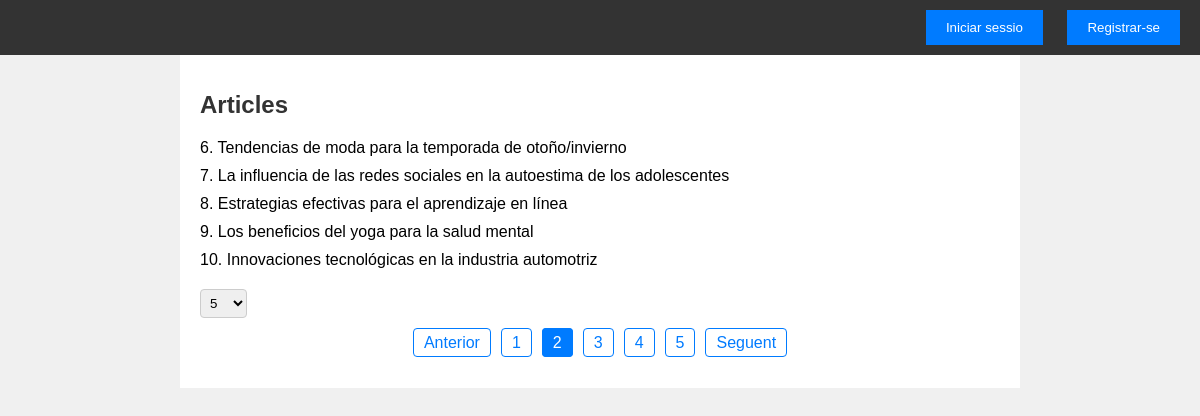
The page /?pagina=2 on the database its author committed.
### tables this page shows
CREATE TABLE IF NOT EXISTS `articles` (
  `article_id` int(11) NOT NULL AUTO_INCREMENT,
  `Titol` text NOT NULL,
  `text_adreca` text NOT NULL,
  `usuari_id` int(11) DEFAULT NULL,
  PRIMARY KEY (`article_id`)
);

### index.php (the view, shortened to what this page needs)
<?php
function conectarDB(){
$dadesConnexio = 'mysql:host=localhost;dbname=pt03_alex_vazquez';
$dbuser = 'root';
try {
    $connexio = new PDO($dadesConnexio, $dbuser,'');
    $connexio->setAttribute(PDO::ATTR_ERRMODE, PDO::ERRMODE_EXCEPTION);
    return $connexio;
} catch (\Throwable $th) {
    $errors[] = "Error al conectar-se a la base de dades";
}finally{
    $connexio = null;
}
}
$connexio = conectarDB();
$pagina = 1;
function opcions(){
    return $_SESSION['fi'];
}
function articles(){
    global $pagina;
    global $connexio;
    $resultat = "";
    if (isset($_GET["pagina"])) {
        $pagina = intval($_GET["pagina"]);
    }
    $fi = opcions();
    $inici = ($pagina - 1) * $fi;
    $sentencia = $connexio->query("SELECT count(*) AS conteo FROM articles");
    $conteo = $sentencia->fetchObject()->conteo;
    $stmt = $connexio->prepare("SELECT * FROM articles LIMIT $inici, $fi");
    $stmt->execute();
if(($stmt->execute())){
    while ($dades = $stmt->fetch(PDO::FETCH_ASSOC)) {
    $resultat .= '<li>' . $dades['article_id']. '. ' . $dades['Titol'] . '</li>';
    }
    return $resultat;
}
}
include_once 'Vista/index_vista.php'
?>

### estils.css (style rules this page uses)
body { font-family: Arial, sans-serif; background-color: #f0f0f0; margin: 0; padding: 0; }
.articles li { margin-bottom: 10px; }

### rows shown on the page
articles: article_id "6", Titol "Tendencias de moda para la temporada de otoño/invierno"
articles: article_id "7", Titol "La influencia de las redes sociales en la autoestima de los adolescentes"
articles: article_id "8", Titol "Estrategias efectivas para el aprendizaje en línea"
articles: article_id "9", Titol "Los beneficios del yoga para la salud mental"
articles: article_id "10", Titol "Innovaciones tecnológicas en la industria automotriz"
